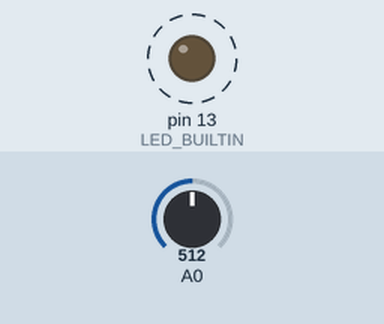
Recording of a sketch running on a simulated Arduino Leonardo, built with avr-gcc and run on an emulated ATmega32U4. On the bench: output pins drawn as LEDs (lit = HIGH). Dashed ring = blinking. The inputs (shaded band) are chosen by the test bench; at power-on: A0 = 512. What the sketch prints to the serial monitor is not drawn.

Above: at 1.8 s.
1.9 s: A0 set to 0
At 2.4 s:
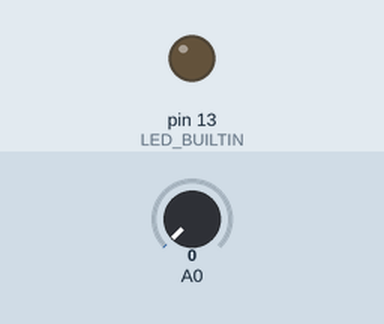
6.0 s: A0 set to 122
At 6.3 s:
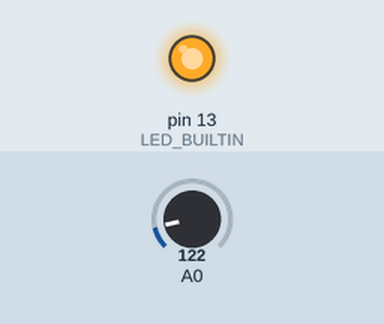
Timing chart, 0 to 15.5 s (numbered marks = the images above; inputs shaded):
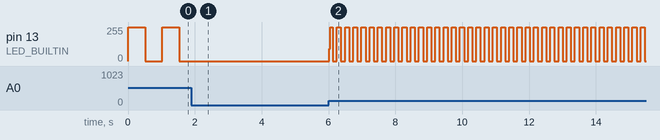

Measured:
- after the input at 1.9 s, pin 13 (LED_BUILTIN): stops changing and stays 0/255
- after the input at 6.0 s, pin 13 (LED_BUILTIN): 0/255 → 92/255 at once, then moves between 0/255 and 255/255, repeating every 0.49 s
- by itself, pin 13 (LED_BUILTIN): alternates 255/255 for 0.51 s and 0/255 for 0.51 s

The sketch:

esercizio2.ino
```cpp
/*
*   Autore: Ignazio Leonardo Calogero Sperandeo
*   Data: 2026-10-14
*   Consegna: Rif. README.md
*   by jimbug // :)
*/

int sensor_value = 0;
float voltage_value = 0;

void setup(){
    pinMode(A0, INPUT);
    pinMode(LED_BUILTIN, OUTPUT);
    Serial.begin(9600);
}

void loop(){
    sensor_value = analogRead(A0);
    voltage_value = (sensor_value * 5.0 / 1023.0);		// formula partitore di tensione, con cast implicito a float

    Serial.print("Sensor Value: ");
    Serial.print(sensor_value);
    Serial.print(" | Voltage Value: ");
    Serial.print(voltage_value);
    Serial.println(" V");


    digitalWrite(LED_BUILTIN, HIGH);
    delay(sensor_value);
    digitalWrite(LED_BUILTIN, LOW);
    delay(sensor_value);
}
```
